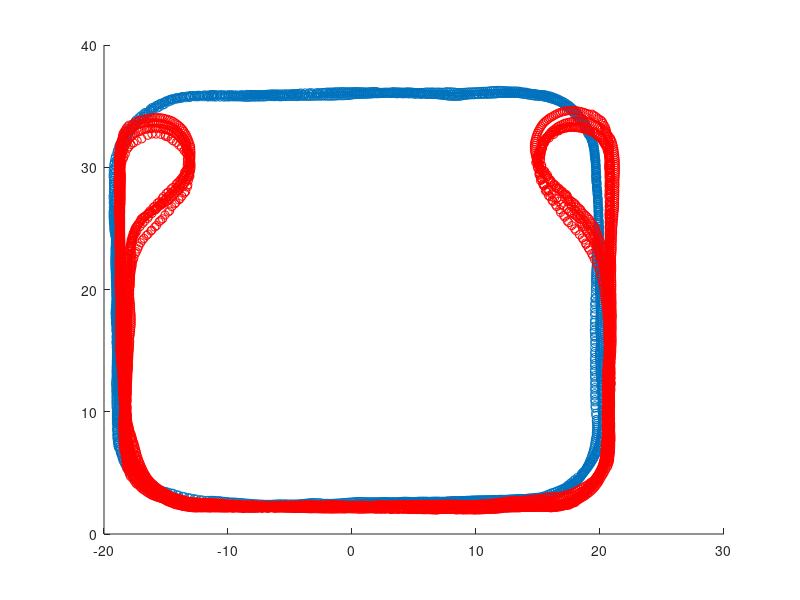

Write the MATLAB code that produced this figure. (Note: this script raises an error after producing the figure.)
%% Fourth  Algorithm: (Abnormality detection)
close all
clear
clc
curDir = pwd;
set(0,'defaultfigurecolor',[1 1 1])
load('VocabularyN.mat')

datatTrainigBool = false;                                                   % True for training data and false for testing
xydata = true;                                                              % True for odometry and false for control(steering and velocity) use just for training purposes
Testing = 1;                                                                % cases 1 = uturn , cases 2 = obstacle avoidance  and case 3 = steering angle and velocity
%% Data for testing
if datatTrainigBool == true
    load('PMDatafile.mat')
else
    
    if Testing == 1
        load('UturnDatafile.mat') %% U Turn position
%          load('PMDatafile.mat')
    elseif Testing == 2
        load('OADatafile.mat')%% Obstacle Avoidance position
        
    elseif Testing == 3
        load('ESDatafile.mat')%% Emergency Stop position
        
    elseif Testing == 4
        load('ESDatafile.mat') %% Emerggency Stop Control Data
        
    elseif Testing == 5
        load('UturnDatafile.mat')%% U Turn Control Data
        
    elseif Testing == 6
        load('OADatafile.mat')%% Obstacle Avoidance Control Data
        
    end
end

inputData = structSyncData;

 
%% Mean and Covariance (training data)

averageState = netP.nodesMean(:,[1,2]);                                        %   Mean neurons of position data
averageDiv = netP.nodesMean(:,[3,4]);

%   Covariance of position data
for i =1:netP.N
    temp1 = netP.nodesCov{i};
    split_temp12 = temp1([1,2],[1,2]);
    split_temp34 = temp1([3,4],[3,4]);
    covarianceState{i} = split_temp12;                                         %   Covariance of position data
    covarianceDiv{i} = split_temp34 ;                                          %   Covariance of velocity data


end

radiusState = netP.nodesRadAccept;                                               %   Acceptance neuron radius of position data

% transMatsTime = netP.TimeMats;                                        %   Transition time of Som of couples (labels)
transitionMat = netP.transitionMat;                                   %   Transition time of Som of couples (labels)
transMatsTime = 0.2;
cd(curDir)
figure;scatter(netP.data(:,1),netP.data(:,2)); hold on; scatter(structSyncData.Filtered.xPos,structSyncData.Filtered.yPos,'r')
%% MJPF application
estimationAbn = MJPF_LA(averageDiv, covarianceDiv,...
    averageState, covarianceState, radiusState,netP.datanodes,...
    transitionMat,transMatsTime,curDir, inputData,xydata);                   % true for xydata and false for SV data


figure;
plot(smooth(estimationAbn.db2))

if datatTrainigBool == true
    
    if xyTrain == true
        namefile = 'TrainAbnSig.mat';
        save(namefile,'estimationAbn');
        
    else
        namefile = 'SVTrainAbnSig.mat';
        save(namefile,'estimationAbn');
    end
else
    if Testing == 1
        namefile = 'PosAbnSig.mat';
        save(namefile,'estimationAbn');
        
    elseif Testing == 2
        namefile = 'OAAbnSig.mat';
        save(namefile,'estimationAbn');
    elseif Testing == 3
        namefile = 'ESPMAbnSig.mat';
        save(namefile,'estimationAbn');
    elseif Testing == 4
        namefile = 'ESSVAbnSig.mat';
        save(namefile,'estimationAbn');
        
    elseif Testing == 5
        namefile = 'SVAbnSig.mat';
        save(namefile,'estimationAbn');
    elseif Testing == 6
        namefile = 'SVOAAbnSig.mat';
        save(namefile,'estimationAbn');
    end
end




